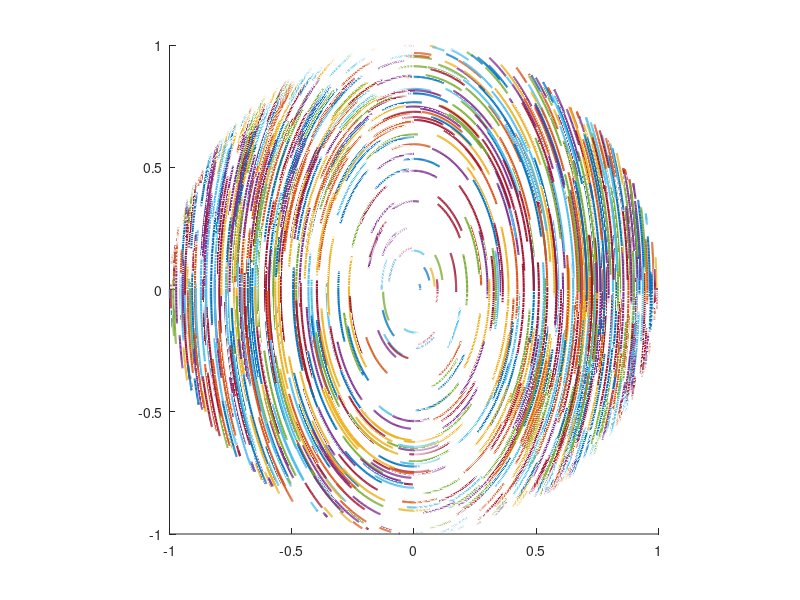

The MATLAB source for this figure:
clc
clear
close all
%%%Part D
func_w = @(t,w) [w(2)*w(3)/3; (-2)*w(1)*w(3)/2; w(1)*w(2)];

t_final = 1;

hold on
axis square
for iter = 0:1000
    w=randi([-100,100],3,1);
    w=w./norm(w);
    [~, points] = ode45(func_w,[0,t_final],w);
    plot3(points(:,1), points(:,2), points(:,3), 'LineWidth',1.5)
%     plot3(points(1,1), points(1,2), points(1,3), 'bo')
%     plot3(points(end,1), points(end,2), points(end,3), 'bs')
end

%%%Part E
% Two of the body axes (b1 and b3) will continue to spin about them (the
% are stable centers. b2 however is a saddle point and will not remain
% nearby.
